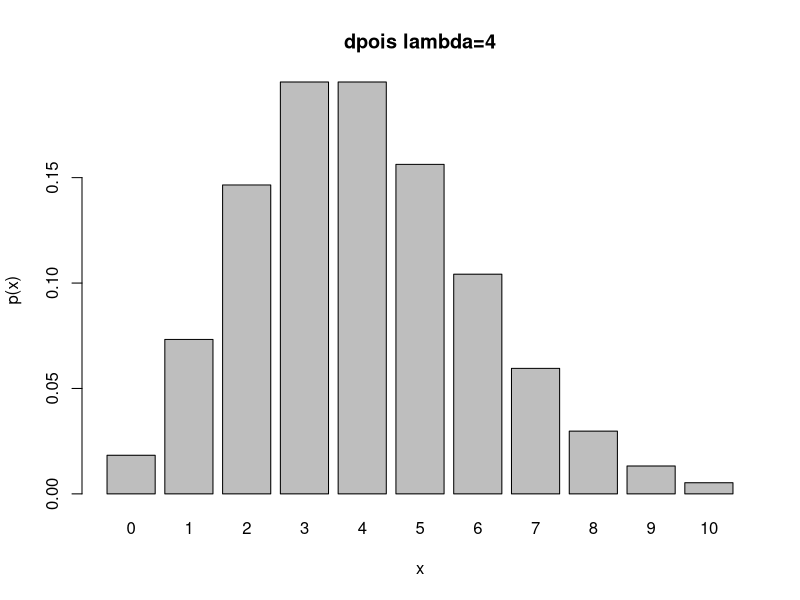
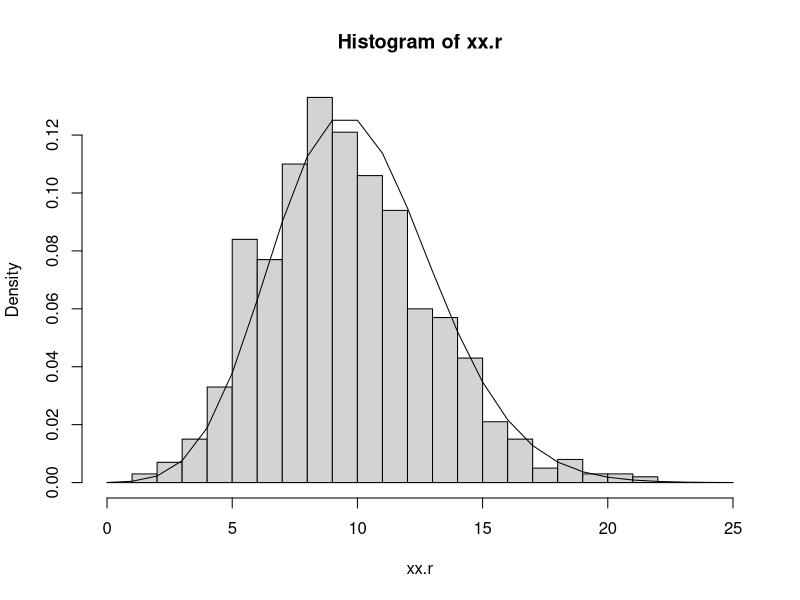
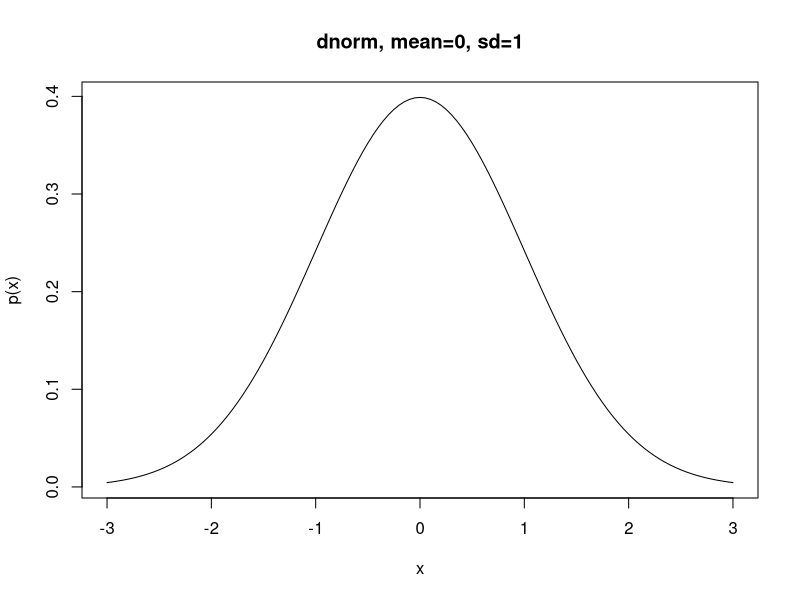
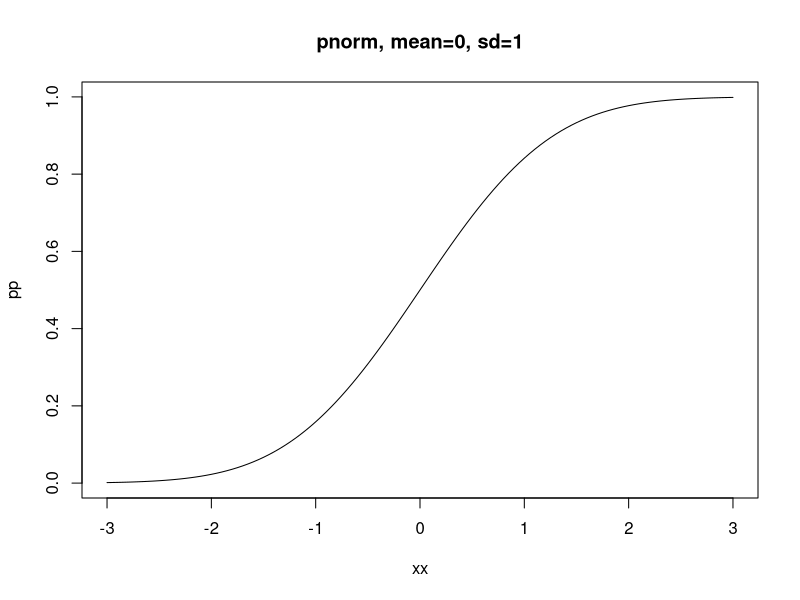
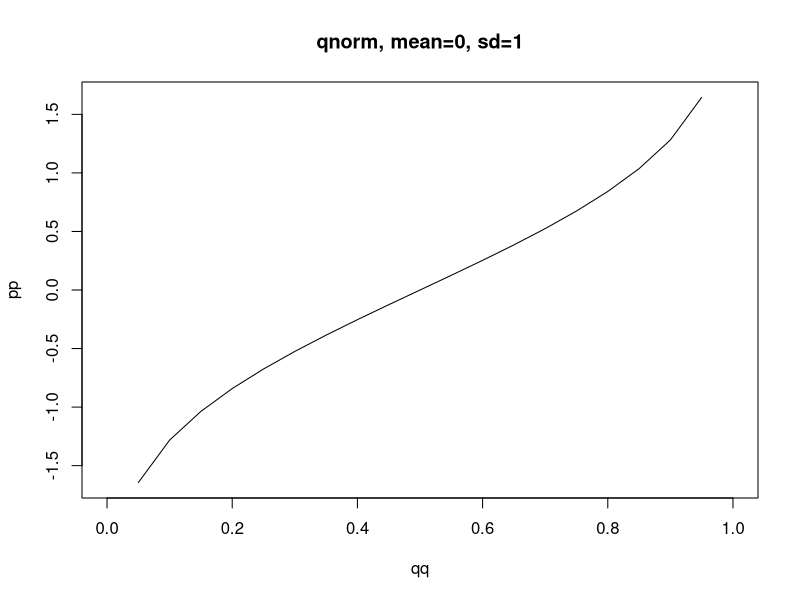
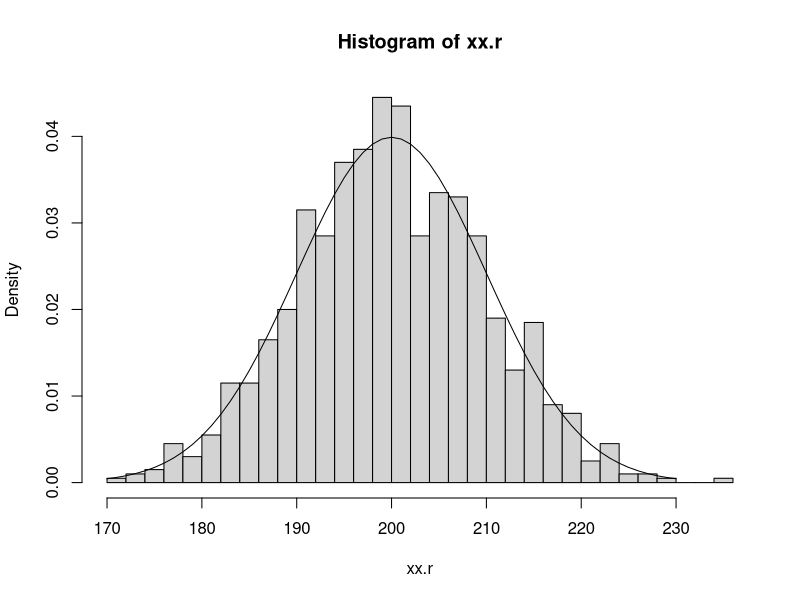

These charts were generated, in order, by the following R code:
## ---- chunk 1
knitr::opts_chunk$set(echo = TRUE)
library(png)
library(grid)
set.seed(42)
## ---- chunk 2
xx = seq(0,10)
pp = dpois(xx, 4)
barplot(pp, names=xx, main="dpois lambda=4",
        xlab = "x", ylab = "p(x)")
## ---- chunk 3
dpois(2, 4)
## ---- chunk 4
ppois(2,4)
## ---- chunk 5
ppois(2,4, lower.tail = FALSE)
## ---- chunk 6
1-ppois(2,4, lower.tail = TRUE)
## ---- chunk 7
qpois(0.05, 4)
## ---- chunk 8
qpois(0.05, 4, lower.tail=FALSE)
## ---- chunk 9
rpois(1, 10)
## ---- chunk 10
xx.r = rpois(1000, 10)
hist(xx.r, breaks=seq(0,25), freq=FALSE)
xx.u = seq(0,25,by=1)
pp = dpois(xx.u, 10)
lines(xx.u, pp)
## ---- chunk 11
xx = seq(-3,3,by=0.05)
pp = dnorm(xx, 0, 1)
plot(xx, pp, type='l', main="dnorm, mean=0, sd=1",
        xlab = "x", ylab = "p(x)")
## ---- chunk 12
xx = c(2.7, 12.4)
dnorm(xx, 10, 5)
## ---- chunk 13
pnorm(0, mean=0, sd=1)
## ---- chunk 14
pnorm(27.4, 50, 20)
## ---- chunk 15
pnorm(19, 17.46, 19.38, lower.tail = FALSE)
## ---- chunk 16

xx = seq(-3,3,by=0.05)
pp = pnorm(xx, 0, 1)
plot(xx, pp, type='l', main="pnorm, mean=0, sd=1")
## ---- chunk 17
qnorm(0.9, 4000, 250)
## ---- chunk 18
qq = seq(0,1,by=0.05)
pp = qnorm(qq, 0, 1)
plot(qq, pp, type='l', main="qnorm, mean=0, sd=1")
## ---- chunk 19
rnorm(1,0,1)
## ---- chunk 20
xx.r = rnorm(1000,mean=200,sd=10)
hist(xx.r, breaks=40, freq=FALSE)
xx.u = seq(170,230,by=1)
pp = dnorm(xx.u, 200, 10)
lines(xx.u, pp)
## ---- chunk 21
aragorn = rnorm(50, mean=180, sd=10)
## ---- chunk 22
gimli = rnorm(50, mean=132, sd=15)
## ---- chunk 23
t.test(aragorn, gimli, alternative="two.sided")
## ---- chunk 24
t.test(aragorn, gimli, alternative="greater")
## ---- chunk 25
legolas = rnorm(50, 195, 15)
actors = c(rep("Aragorn", 50), rep("Gimli", 50), rep("Legolas", 50))
heights = c(aragorn, gimli, legolas)
fit = aov(heights ~ actors)
fit
## ---- chunk 26
summary(aov(fit))
## ---- chunk 27
var.test(aragorn,gimli)
## ---- chunk 28
iris <- read.csv("./data/iris.csv")
cor(iris$Sepal.Length, iris$Sepal.Width)
## ---- chunk 29
cor.test(iris$Sepal.Length, iris$Sepal.Width)
## ---- chunk 30
deer = read.csv("./data/Deer.csv")
table(deer$Sex)
## ---- chunk 31
chisq.test(table(deer$Sex))
## ---- chunk 32
table(deer$Sex, deer$Tb)
## ---- chunk 33
chisq.test(table(deer$Sex, deer$Tb))
